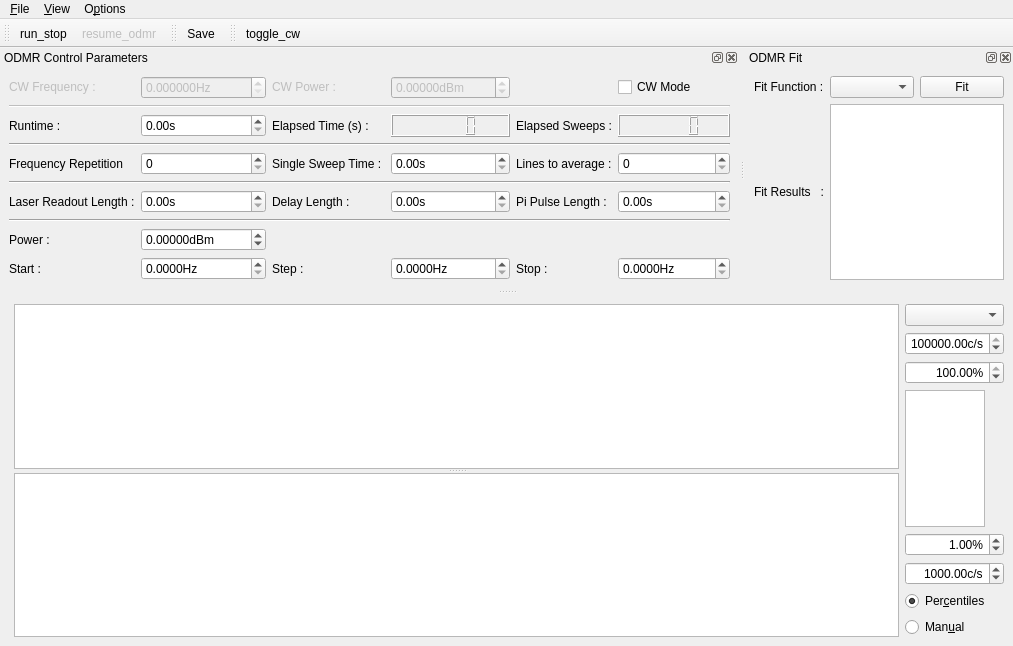
<?xml version="1.0" encoding="UTF-8"?>
<ui version="4.0">
 <class>MainWindow</class>
 <widget class="QMainWindow" name="MainWindow">
  <property name="geometry">
   <rect>
    <x>0</x>
    <y>0</y>
    <width>1013</width>
    <height>646</height>
   </rect>
  </property>
  <property name="contextMenuPolicy">
   <enum>Qt::DefaultContextMenu</enum>
  </property>
  <property name="windowTitle">
   <string>qudi-hira: noiqODMR (AWG)</string>
  </property>
  <widget class="QWidget" name="centralwidget">
   <layout class="QHBoxLayout" name="horizontalLayout">
    <item>
     <spacer name="horizontalSpacer">
      <property name="orientation">
       <enum>Qt::Horizontal</enum>
      </property>
      <property name="sizeHint" stdset="0">
       <size>
        <width>5</width>
        <height>20</height>
       </size>
      </property>
     </spacer>
    </item>
    <item>
     <widget class="QSplitter" name="splitter">
      <property name="sizePolicy">
       <sizepolicy hsizetype="Preferred" vsizetype="Expanding">
        <horstretch>1</horstretch>
        <verstretch>0</verstretch>
       </sizepolicy>
      </property>
      <property name="orientation">
       <enum>Qt::Vertical</enum>
      </property>
      <widget class="PlotWidget" name="odmr_PlotWidget">
       <property name="sizePolicy">
        <sizepolicy hsizetype="Expanding" vsizetype="Expanding">
         <horstretch>1</horstretch>
         <verstretch>1</verstretch>
        </sizepolicy>
       </property>
      </widget>
      <widget class="PlotWidget" name="odmr_matrix_PlotWidget">
       <property name="sizePolicy">
        <sizepolicy hsizetype="Expanding" vsizetype="Expanding">
         <horstretch>1</horstretch>
         <verstretch>1</verstretch>
        </sizepolicy>
       </property>
      </widget>
     </widget>
    </item>
    <item>
     <layout class="QVBoxLayout" name="verticalLayout">
      <item>
       <widget class="QComboBox" name="odmr_channel_ComboBox"/>
      </item>
      <item>
       <widget class="ScienDSpinBox" name="odmr_cb_max_DoubleSpinBox">
        <property name="maximumSize">
         <size>
          <width>100</width>
          <height>16777215</height>
         </size>
        </property>
        <property name="alignment">
         <set>Qt::AlignRight|Qt::AlignTrailing|Qt::AlignVCenter</set>
        </property>
        <property name="suffix">
         <string>c/s</string>
        </property>
        <property name="minimum">
         <double>-10.000000000000000</double>
        </property>
        <property name="maximum">
         <double>1000000000.000000000000000</double>
        </property>
        <property name="value">
         <double>100000.000000000000000</double>
        </property>
       </widget>
      </item>
      <item>
       <widget class="ScienDSpinBox" name="odmr_cb_high_percentile_DoubleSpinBox">
        <property name="maximumSize">
         <size>
          <width>100</width>
          <height>16777215</height>
         </size>
        </property>
        <property name="alignment">
         <set>Qt::AlignRight|Qt::AlignTrailing|Qt::AlignVCenter</set>
        </property>
        <property name="suffix">
         <string>%</string>
        </property>
        <property name="minimum">
         <double>0.000000000000000</double>
        </property>
        <property name="maximum">
         <double>100.000000000000000</double>
        </property>
        <property name="value">
         <double>100.000000000000000</double>
        </property>
       </widget>
      </item>
      <item>
       <widget class="PlotWidget" name="odmr_cb_PlotWidget">
        <property name="sizePolicy">
         <sizepolicy hsizetype="Expanding" vsizetype="Expanding">
          <horstretch>0</horstretch>
          <verstretch>0</verstretch>
         </sizepolicy>
        </property>
        <property name="maximumSize">
         <size>
          <width>80</width>
          <height>16777215</height>
         </size>
        </property>
       </widget>
      </item>
      <item>
       <widget class="ScienDSpinBox" name="odmr_cb_low_percentile_DoubleSpinBox">
        <property name="maximumSize">
         <size>
          <width>100</width>
          <height>16777215</height>
         </size>
        </property>
        <property name="alignment">
         <set>Qt::AlignRight|Qt::AlignTrailing|Qt::AlignVCenter</set>
        </property>
        <property name="suffix">
         <string>%</string>
        </property>
        <property name="minimum">
         <double>0.000000000000000</double>
        </property>
        <property name="maximum">
         <double>100.000000000000000</double>
        </property>
        <property name="value">
         <double>1.000000000000000</double>
        </property>
       </widget>
      </item>
      <item>
       <widget class="ScienDSpinBox" name="odmr_cb_min_DoubleSpinBox">
        <property name="maximumSize">
         <size>
          <width>100</width>
          <height>16777215</height>
         </size>
        </property>
        <property name="alignment">
         <set>Qt::AlignRight|Qt::AlignTrailing|Qt::AlignVCenter</set>
        </property>
        <property name="suffix">
         <string>c/s</string>
        </property>
        <property name="minimum">
         <double>-10.000000000000000</double>
        </property>
        <property name="maximum">
         <double>1000000000.000000000000000</double>
        </property>
        <property name="value">
         <double>1000.000000000000000</double>
        </property>
       </widget>
      </item>
      <item>
       <widget class="QRadioButton" name="odmr_cb_centiles_RadioButton">
        <property name="text">
         <string>Per&amp;centiles</string>
        </property>
        <property name="checked">
         <bool>true</bool>
        </property>
        <attribute name="buttonGroup">
         <string notr="true">buttonGroup</string>
        </attribute>
       </widget>
      </item>
      <item>
       <widget class="QRadioButton" name="odmr_cb_manual_RadioButton">
        <property name="text">
         <string>Man&amp;ual</string>
        </property>
        <attribute name="buttonGroup">
         <string notr="true">buttonGroup</string>
        </attribute>
       </widget>
      </item>
     </layout>
    </item>
   </layout>
  </widget>
  <widget class="QMenuBar" name="menubar">
   <property name="geometry">
    <rect>
     <x>0</x>
     <y>0</y>
     <width>1013</width>
     <height>21</height>
    </rect>
   </property>
   <widget class="QMenu" name="menu_File">
    <property name="title">
     <string>&amp;File</string>
    </property>
    <addaction name="action_Save"/>
    <addaction name="action_Close"/>
   </widget>
   <widget class="QMenu" name="menu_Options">
    <property name="title">
     <string>O&amp;ptions</string>
    </property>
    <addaction name="action_Settings"/>
    <addaction name="action_FitSettings"/>
   </widget>
   <widget class="QMenu" name="menu_View">
    <property name="title">
     <string>&amp;View</string>
    </property>
    <addaction name="action_RestoreDefault"/>
   </widget>
   <addaction name="menu_File"/>
   <addaction name="menu_View"/>
   <addaction name="menu_Options"/>
  </widget>
  <widget class="QToolBar" name="toolBar">
   <property name="windowTitle">
    <string>toolBar</string>
   </property>
   <attribute name="toolBarArea">
    <enum>TopToolBarArea</enum>
   </attribute>
   <attribute name="toolBarBreak">
    <bool>false</bool>
   </attribute>
   <addaction name="action_run_stop"/>
   <addaction name="action_resume_odmr"/>
  </widget>
  <widget class="QDockWidget" name="odmr_control_DockWidget">
   <property name="enabled">
    <bool>true</bool>
   </property>
   <property name="sizePolicy">
    <sizepolicy hsizetype="Fixed" vsizetype="Fixed">
     <horstretch>1</horstretch>
     <verstretch>0</verstretch>
    </sizepolicy>
   </property>
   <property name="baseSize">
    <size>
     <width>0</width>
     <height>20</height>
    </size>
   </property>
   <property name="toolTip">
    <string/>
   </property>
   <property name="windowTitle">
    <string>ODMR Control Parameters</string>
   </property>
   <attribute name="dockWidgetArea">
    <number>4</number>
   </attribute>
   <widget class="QWidget" name="dockWidgetContents_3">
    <property name="sizePolicy">
     <sizepolicy hsizetype="Minimum" vsizetype="Minimum">
      <horstretch>0</horstretch>
      <verstretch>0</verstretch>
     </sizepolicy>
    </property>
    <layout class="QGridLayout" name="gridLayout">
     <item row="5" column="4">
      <widget class="QLabel" name="average_label">
       <property name="text">
        <string>Lines to average :</string>
       </property>
      </widget>
     </item>
     <item row="9" column="0" colspan="6">
      <widget class="Line" name="line">
       <property name="orientation">
        <enum>Qt::Horizontal</enum>
       </property>
      </widget>
     </item>
     <item row="2" column="0">
      <widget class="QLabel" name="label_7">
       <property name="sizePolicy">
        <sizepolicy hsizetype="Minimum" vsizetype="Minimum">
         <horstretch>0</horstretch>
         <verstretch>0</verstretch>
        </sizepolicy>
       </property>
       <property name="text">
        <string>Runtime :</string>
       </property>
      </widget>
     </item>
     <item row="7" column="1">
      <widget class="ScienDSpinBox" name="laser_readout_length_doubleSpinBox">
       <property name="suffix">
        <string>s</string>
       </property>
      </widget>
     </item>
     <item row="11" column="0">
      <widget class="QLabel" name="label_3">
       <property name="sizePolicy">
        <sizepolicy hsizetype="Minimum" vsizetype="Minimum">
         <horstretch>0</horstretch>
         <verstretch>0</verstretch>
        </sizepolicy>
       </property>
       <property name="text">
        <string>Start :</string>
       </property>
      </widget>
     </item>
     <item row="0" column="2">
      <widget class="QLabel" name="label_6">
       <property name="enabled">
        <bool>false</bool>
       </property>
       <property name="sizePolicy">
        <sizepolicy hsizetype="Minimum" vsizetype="Fixed">
         <horstretch>0</horstretch>
         <verstretch>0</verstretch>
        </sizepolicy>
       </property>
       <property name="text">
        <string>CW Power :</string>
       </property>
      </widget>
     </item>
     <item row="5" column="2">
      <widget class="QLabel" name="label_13">
       <property name="text">
        <string>Single Sweep Time : </string>
       </property>
      </widget>
     </item>
     <item row="2" column="4">
      <widget class="QLabel" name="label_10">
       <property name="sizePolicy">
        <sizepolicy hsizetype="Minimum" vsizetype="Minimum">
         <horstretch>0</horstretch>
         <verstretch>0</verstretch>
        </sizepolicy>
       </property>
       <property name="text">
        <string>Elapsed Sweeps :</string>
       </property>
      </widget>
     </item>
     <item row="0" column="1">
      <widget class="ScienDSpinBox" name="cw_frequency_DoubleSpinBox">
       <property name="enabled">
        <bool>false</bool>
       </property>
       <property name="sizePolicy">
        <sizepolicy hsizetype="Minimum" vsizetype="Fixed">
         <horstretch>0</horstretch>
         <verstretch>0</verstretch>
        </sizepolicy>
       </property>
       <property name="suffix">
        <string>Hz</string>
       </property>
       <property name="decimals">
        <number>6</number>
       </property>
       <property name="maximum">
        <double>1000000000.000000000000000</double>
       </property>
       <property name="singleStep">
        <double>0.010000000000000</double>
       </property>
      </widget>
     </item>
     <item row="2" column="1">
      <widget class="QDoubleSpinBox" name="runtime_DoubleSpinBox">
       <property name="sizePolicy">
        <sizepolicy hsizetype="Minimum" vsizetype="Fixed">
         <horstretch>0</horstretch>
         <verstretch>0</verstretch>
        </sizepolicy>
       </property>
       <property name="suffix">
        <string>s</string>
       </property>
       <property name="maximum">
        <double>10000000.000000000000000</double>
       </property>
      </widget>
     </item>
     <item row="1" column="0" colspan="6">
      <widget class="Line" name="line_2">
       <property name="enabled">
        <bool>false</bool>
       </property>
       <property name="minimumSize">
        <size>
         <width>0</width>
         <height>0</height>
        </size>
       </property>
       <property name="lineWidth">
        <number>1</number>
       </property>
       <property name="midLineWidth">
        <number>0</number>
       </property>
       <property name="orientation">
        <enum>Qt::Horizontal</enum>
       </property>
      </widget>
     </item>
     <item row="5" column="1">
      <widget class="QDoubleSpinBox" name="freq_repetition_doubleSpinBox">
       <property name="decimals">
        <number>0</number>
       </property>
       <property name="maximum">
        <double>1000000.000000000000000</double>
       </property>
      </widget>
     </item>
     <item row="11" column="4">
      <widget class="QLabel" name="label_5">
       <property name="sizePolicy">
        <sizepolicy hsizetype="Minimum" vsizetype="Minimum">
         <horstretch>0</horstretch>
         <verstretch>0</verstretch>
        </sizepolicy>
       </property>
       <property name="text">
        <string>Stop :</string>
       </property>
      </widget>
     </item>
     <item row="6" column="0" colspan="6">
      <widget class="Line" name="line_4">
       <property name="orientation">
        <enum>Qt::Horizontal</enum>
       </property>
      </widget>
     </item>
     <item row="2" column="3">
      <widget class="QLCDNumber" name="elapsed_time_DisplayWidget">
       <property name="sizePolicy">
        <sizepolicy hsizetype="Minimum" vsizetype="Minimum">
         <horstretch>0</horstretch>
         <verstretch>0</verstretch>
        </sizepolicy>
       </property>
      </widget>
     </item>
     <item row="0" column="3">
      <widget class="ScienDSpinBox" name="cw_power_DoubleSpinBox">
       <property name="enabled">
        <bool>false</bool>
       </property>
       <property name="sizePolicy">
        <sizepolicy hsizetype="Minimum" vsizetype="Fixed">
         <horstretch>0</horstretch>
         <verstretch>0</verstretch>
        </sizepolicy>
       </property>
       <property name="suffix">
        <string>dBm</string>
       </property>
       <property name="decimals">
        <number>5</number>
       </property>
       <property name="minimum">
        <double>-1000.000000000000000</double>
       </property>
       <property name="maximum">
        <double>100.000000000000000</double>
       </property>
      </widget>
     </item>
     <item row="2" column="2">
      <widget class="QLabel" name="label_8">
       <property name="sizePolicy">
        <sizepolicy hsizetype="Minimum" vsizetype="Minimum">
         <horstretch>0</horstretch>
         <verstretch>0</verstretch>
        </sizepolicy>
       </property>
       <property name="text">
        <string>Elapsed Time (s) :</string>
       </property>
      </widget>
     </item>
     <item row="7" column="3">
      <widget class="ScienDSpinBox" name="delay_length_doubleSpinBox">
       <property name="suffix">
        <string>s</string>
       </property>
      </widget>
     </item>
     <item row="7" column="2">
      <widget class="QLabel" name="label_15">
       <property name="text">
        <string>Delay Length :</string>
       </property>
      </widget>
     </item>
     <item row="11" column="1">
      <widget class="ScienDSpinBox" name="start_freq_DoubleSpinBox">
       <property name="sizePolicy">
        <sizepolicy hsizetype="Minimum" vsizetype="Fixed">
         <horstretch>0</horstretch>
         <verstretch>0</verstretch>
        </sizepolicy>
       </property>
       <property name="suffix">
        <string>Hz</string>
       </property>
       <property name="decimals">
        <number>4</number>
       </property>
       <property name="maximum">
        <double>1000000000.000000000000000</double>
       </property>
      </widget>
     </item>
     <item row="11" column="2">
      <widget class="QLabel" name="label_4">
       <property name="sizePolicy">
        <sizepolicy hsizetype="Minimum" vsizetype="Minimum">
         <horstretch>0</horstretch>
         <verstretch>0</verstretch>
        </sizepolicy>
       </property>
       <property name="text">
        <string>Step :</string>
       </property>
      </widget>
     </item>
     <item row="10" column="1">
      <widget class="ScienDSpinBox" name="sweep_power_DoubleSpinBox">
       <property name="sizePolicy">
        <sizepolicy hsizetype="Minimum" vsizetype="Fixed">
         <horstretch>0</horstretch>
         <verstretch>0</verstretch>
        </sizepolicy>
       </property>
       <property name="suffix">
        <string>dBm</string>
       </property>
       <property name="decimals">
        <number>5</number>
       </property>
       <property name="minimum">
        <double>-1000.000000000000000</double>
       </property>
       <property name="maximum">
        <double>100.000000000000000</double>
       </property>
      </widget>
     </item>
     <item row="7" column="0">
      <widget class="QLabel" name="label_16">
       <property name="text">
        <string>Laser Readout Length :</string>
       </property>
      </widget>
     </item>
     <item row="10" column="0">
      <widget class="QLabel" name="label_2">
       <property name="sizePolicy">
        <sizepolicy hsizetype="Minimum" vsizetype="Minimum">
         <horstretch>0</horstretch>
         <verstretch>0</verstretch>
        </sizepolicy>
       </property>
       <property name="text">
        <string>Power :</string>
       </property>
      </widget>
     </item>
     <item row="5" column="5">
      <widget class="QSpinBox" name="average_level_SpinBox">
       <property name="minimum">
        <number>0</number>
       </property>
       <property name="maximum">
        <number>1000</number>
       </property>
       <property name="singleStep">
        <number>1</number>
       </property>
       <property name="value">
        <number>0</number>
       </property>
      </widget>
     </item>
     <item row="0" column="0">
      <widget class="QLabel" name="label">
       <property name="enabled">
        <bool>false</bool>
       </property>
       <property name="sizePolicy">
        <sizepolicy hsizetype="Minimum" vsizetype="Fixed">
         <horstretch>0</horstretch>
         <verstretch>0</verstretch>
        </sizepolicy>
       </property>
       <property name="text">
        <string>CW Frequency :</string>
       </property>
      </widget>
     </item>
     <item row="2" column="5">
      <widget class="QLCDNumber" name="elapsed_sweeps_DisplayWidget"/>
     </item>
     <item row="7" column="5">
      <widget class="ScienDSpinBox" name="pi_pulse_length_doubleSpinBox">
       <property name="suffix">
        <string>s</string>
       </property>
      </widget>
     </item>
     <item row="5" column="3">
      <widget class="ScienDSpinBox" name="single_sweep_time_doubleSpinBox">
       <property name="suffix">
        <string>s</string>
       </property>
      </widget>
     </item>
     <item row="5" column="0">
      <widget class="QLabel" name="label_11">
       <property name="text">
        <string>Frequency Repetition</string>
       </property>
      </widget>
     </item>
     <item row="11" column="5">
      <widget class="ScienDSpinBox" name="stop_freq_DoubleSpinBox">
       <property name="sizePolicy">
        <sizepolicy hsizetype="Minimum" vsizetype="Fixed">
         <horstretch>0</horstretch>
         <verstretch>0</verstretch>
        </sizepolicy>
       </property>
       <property name="suffix">
        <string>Hz</string>
       </property>
       <property name="decimals">
        <number>4</number>
       </property>
       <property name="minimum">
        <double>0.000000000000000</double>
       </property>
       <property name="maximum">
        <double>1000000000.000000000000000</double>
       </property>
      </widget>
     </item>
     <item row="7" column="4">
      <widget class="QLabel" name="label_14">
       <property name="text">
        <string>Pi Pulse Length :</string>
       </property>
      </widget>
     </item>
     <item row="11" column="3">
      <widget class="ScienDSpinBox" name="step_freq_DoubleSpinBox">
       <property name="sizePolicy">
        <sizepolicy hsizetype="Minimum" vsizetype="Fixed">
         <horstretch>0</horstretch>
         <verstretch>0</verstretch>
        </sizepolicy>
       </property>
       <property name="suffix">
        <string>Hz</string>
       </property>
       <property name="decimals">
        <number>4</number>
       </property>
       <property name="minimum">
        <double>0.000000000000000</double>
       </property>
       <property name="maximum">
        <double>1000000000.000000000000000</double>
       </property>
       <property name="singleStep">
        <double>0.100000000000000</double>
       </property>
      </widget>
     </item>
     <item row="4" column="0" colspan="6">
      <widget class="Line" name="line_3">
       <property name="sizePolicy">
        <sizepolicy hsizetype="Minimum" vsizetype="Fixed">
         <horstretch>0</horstretch>
         <verstretch>0</verstretch>
        </sizepolicy>
       </property>
       <property name="orientation">
        <enum>Qt::Horizontal</enum>
       </property>
      </widget>
     </item>
     <item row="0" column="5">
      <widget class="QCheckBox" name="cw_mode_toggle_checkBox">
       <property name="text">
        <string>CW Mode</string>
       </property>
      </widget>
     </item>
    </layout>
   </widget>
  </widget>
  <widget class="QDockWidget" name="odmr_fit_DockWidget">
   <property name="sizePolicy">
    <sizepolicy hsizetype="Minimum" vsizetype="Minimum">
     <horstretch>0</horstretch>
     <verstretch>0</verstretch>
    </sizepolicy>
   </property>
   <property name="baseSize">
    <size>
     <width>0</width>
     <height>20</height>
    </size>
   </property>
   <property name="windowTitle">
    <string>ODMR Fit</string>
   </property>
   <attribute name="dockWidgetArea">
    <number>4</number>
   </attribute>
   <widget class="QWidget" name="dockWidgetContents_5">
    <property name="sizePolicy">
     <sizepolicy hsizetype="Minimum" vsizetype="Minimum">
      <horstretch>0</horstretch>
      <verstretch>0</verstretch>
     </sizepolicy>
    </property>
    <layout class="QGridLayout" name="gridLayout_2">
     <item row="0" column="2">
      <widget class="QPushButton" name="do_fit_PushButton">
       <property name="sizePolicy">
        <sizepolicy hsizetype="Minimum" vsizetype="Fixed">
         <horstretch>0</horstretch>
         <verstretch>0</verstretch>
        </sizepolicy>
       </property>
       <property name="text">
        <string>Fit</string>
       </property>
      </widget>
     </item>
     <item row="0" column="1">
      <widget class="FitSettingsComboBox" name="fit_methods_ComboBox">
       <property name="sizePolicy">
        <sizepolicy hsizetype="Minimum" vsizetype="Fixed">
         <horstretch>0</horstretch>
         <verstretch>0</verstretch>
        </sizepolicy>
       </property>
      </widget>
     </item>
     <item row="0" column="0">
      <widget class="QLabel" name="label_9">
       <property name="sizePolicy">
        <sizepolicy hsizetype="Fixed" vsizetype="Minimum">
         <horstretch>0</horstretch>
         <verstretch>0</verstretch>
        </sizepolicy>
       </property>
       <property name="text">
        <string>Fit Function :</string>
       </property>
      </widget>
     </item>
     <item row="1" column="0">
      <widget class="QLabel" name="label_12">
       <property name="sizePolicy">
        <sizepolicy hsizetype="Fixed" vsizetype="Fixed">
         <horstretch>0</horstretch>
         <verstretch>0</verstretch>
        </sizepolicy>
       </property>
       <property name="text">
        <string>Fit Results   :</string>
       </property>
      </widget>
     </item>
     <item row="1" column="1" colspan="2">
      <widget class="QTextBrowser" name="odmr_fit_results_DisplayWidget">
       <property name="sizePolicy">
        <sizepolicy hsizetype="Ignored" vsizetype="Expanding">
         <horstretch>0</horstretch>
         <verstretch>0</verstretch>
        </sizepolicy>
       </property>
       <property name="baseSize">
        <size>
         <width>0</width>
         <height>1</height>
        </size>
       </property>
       <property name="sizeAdjustPolicy">
        <enum>QAbstractScrollArea::AdjustToContents</enum>
       </property>
       <property name="tabChangesFocus">
        <bool>true</bool>
       </property>
      </widget>
     </item>
    </layout>
   </widget>
  </widget>
  <widget class="QToolBar" name="save_ToolBar">
   <property name="windowTitle">
    <string>toolBar_2</string>
   </property>
   <attribute name="toolBarArea">
    <enum>TopToolBarArea</enum>
   </attribute>
   <attribute name="toolBarBreak">
    <bool>false</bool>
   </attribute>
   <addaction name="action_Save"/>
  </widget>
  <widget class="QToolBar" name="cw_ToolBar">
   <property name="windowTitle">
    <string>toolBar_2</string>
   </property>
   <attribute name="toolBarArea">
    <enum>TopToolBarArea</enum>
   </attribute>
   <attribute name="toolBarBreak">
    <bool>false</bool>
   </attribute>
   <addaction name="action_toggle_cw"/>
  </widget>
  <action name="action_Settings">
   <property name="icon">
    <iconset>
     <normaloff>../../artwork/icons/oxygen/22x22/configure.png</normaloff>../../artwork/icons/oxygen/22x22/configure.png</iconset>
   </property>
   <property name="text">
    <string>&amp;Settings</string>
   </property>
  </action>
  <action name="action_Save">
   <property name="icon">
    <iconset>
     <normaloff>../../artwork/icons/oxygen/22x22/document-save.png</normaloff>../../artwork/icons/oxygen/22x22/document-save.png</iconset>
   </property>
   <property name="text">
    <string>&amp;Save</string>
   </property>
   <property name="toolTip">
    <string>Save odmr data</string>
   </property>
  </action>
  <action name="action_Close">
   <property name="icon">
    <iconset>
     <normaloff>../../artwork/icons/oxygen/22x22/application-exit.png</normaloff>../../artwork/icons/oxygen/22x22/application-exit.png</iconset>
   </property>
   <property name="text">
    <string>&amp;Close</string>
   </property>
  </action>
  <action name="action_run_stop">
   <property name="checkable">
    <bool>true</bool>
   </property>
   <property name="icon">
    <iconset>
     <normaloff>../../artwork/icons/qudiTheme/22x22/start-counter.png</normaloff>
     <activeon>../../artwork/icons/qudiTheme/22x22/stop-counter.png</activeon>../../artwork/icons/qudiTheme/22x22/start-counter.png</iconset>
   </property>
   <property name="text">
    <string>run_stop</string>
   </property>
  </action>
  <action name="action_resume_odmr">
   <property name="checkable">
    <bool>true</bool>
   </property>
   <property name="enabled">
    <bool>false</bool>
   </property>
   <property name="icon">
    <iconset>
     <normaloff>../../artwork/icons/qudiTheme/22x22/restart-counter.png</normaloff>
     <activeon>../../artwork/icons/qudiTheme/22x22/stop-counter.png</activeon>../../artwork/icons/qudiTheme/22x22/restart-counter.png</iconset>
   </property>
   <property name="text">
    <string>resume_odmr</string>
   </property>
   <property name="toolTip">
    <string>resume odmr measurement</string>
   </property>
  </action>
  <action name="action_RestoreDefault">
   <property name="text">
    <string>Restore &amp;default</string>
   </property>
  </action>
  <action name="action_FitSettings">
   <property name="text">
    <string>Fit settings</string>
   </property>
  </action>
  <action name="action_toggle_cw">
   <property name="checkable">
    <bool>true</bool>
   </property>
   <property name="icon">
    <iconset>
     <normaloff>../../artwork/icons/oxygen/22x22/media-playback-start.png</normaloff>
     <normalon>../../artwork/icons/oxygen/22x22/media-playback-stop.png</normalon>
     <activeon>../../artwork/icons/oxygen/22x22/media-playback-stop.png</activeon>../../artwork/icons/oxygen/22x22/media-playback-start.png</iconset>
   </property>
   <property name="text">
    <string>toggle_cw</string>
   </property>
   <property name="toolTip">
    <string>toggle CW mode</string>
   </property>
  </action>
 </widget>
 <customwidgets>
  <customwidget>
   <class>PlotWidget</class>
   <extends>QGraphicsView</extends>
   <header>pyqtgraph</header>
  </customwidget>
  <customwidget>
   <class>ScienDSpinBox</class>
   <extends>QDoubleSpinBox</extends>
   <header>qtwidgets.scientific_spinbox.h</header>
  </customwidget>
  <customwidget>
   <class>FitSettingsComboBox</class>
   <extends>QComboBox</extends>
   <header>gui/fitsettings</header>
  </customwidget>
 </customwidgets>
 <tabstops>
  <tabstop>odmr_cb_max_DoubleSpinBox</tabstop>
  <tabstop>odmr_cb_high_percentile_DoubleSpinBox</tabstop>
  <tabstop>odmr_cb_PlotWidget</tabstop>
  <tabstop>odmr_cb_low_percentile_DoubleSpinBox</tabstop>
  <tabstop>odmr_cb_min_DoubleSpinBox</tabstop>
  <tabstop>odmr_cb_centiles_RadioButton</tabstop>
  <tabstop>odmr_cb_manual_RadioButton</tabstop>
  <tabstop>odmr_PlotWidget</tabstop>
  <tabstop>odmr_matrix_PlotWidget</tabstop>
 </tabstops>
 <resources/>
 <connections>
  <connection>
   <sender>action_Close</sender>
   <signal>triggered()</signal>
   <receiver>MainWindow</receiver>
   <slot>close()</slot>
   <hints>
    <hint type="sourcelabel">
     <x>-1</x>
     <y>-1</y>
    </hint>
    <hint type="destinationlabel">
     <x>531</x>
     <y>347</y>
    </hint>
   </hints>
  </connection>
 </connections>
 <buttongroups>
  <buttongroup name="buttonGroup"/>
 </buttongroups>
</ui>
